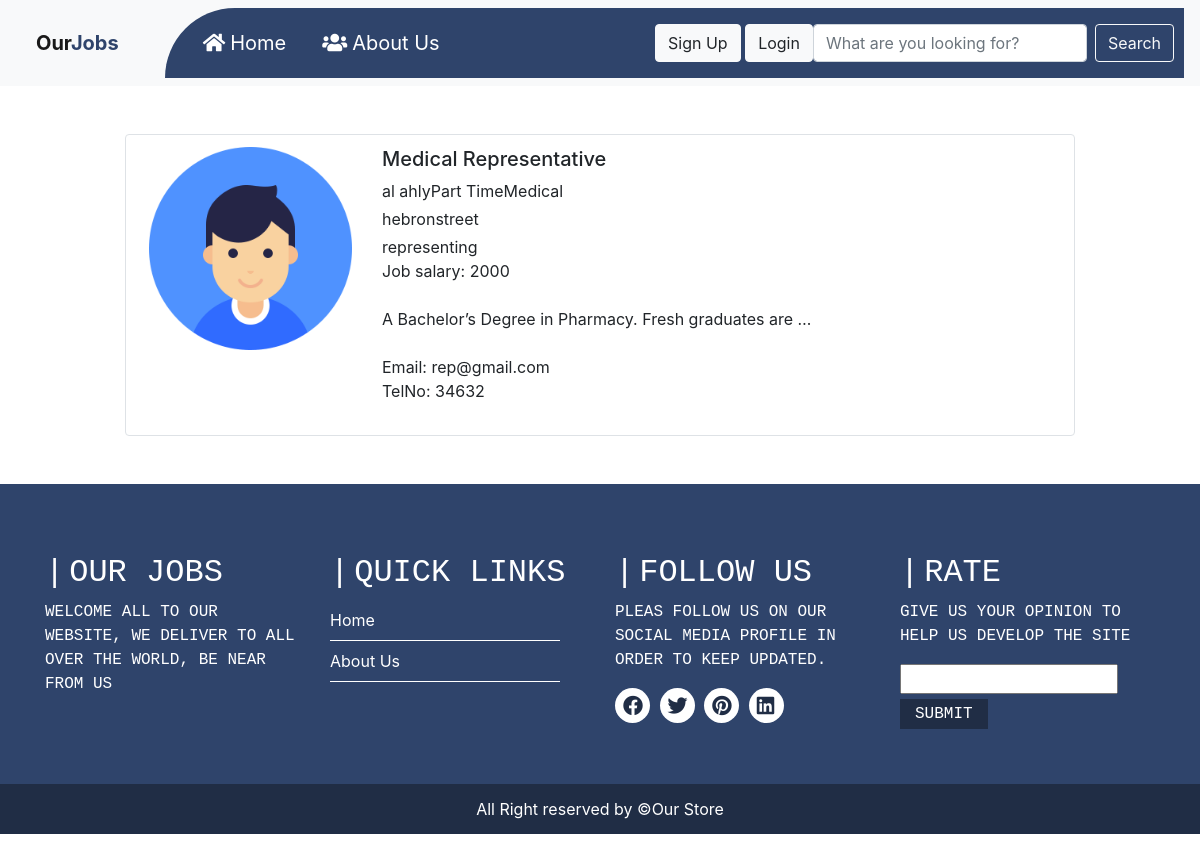
The page /pages/details.php?jobId=118 on the database its author committed.
### tables this page shows
CREATE TABLE `jobsoffering` (
  `id` int(8) NOT NULL,
  `job_title` varchar(40) NOT NULL,
  `image` longtext NOT NULL DEFAULT '"../assets/img/user.png"',
  `sponsored` int(1) NOT NULL DEFAULT 0,
  `company_name` varchar(40) NOT NULL,
  `category` varchar(30) DEFAULT NULL,
  `street` varchar(20) NOT NULL,
  `city` varchar(20) NOT NULL,
  `job_description` text NOT NULL,
  `job_requirements` text NOT NULL,
  `salary` varchar(10) NOT NULL,
  `teleNo` int(10) NOT NULL,
  `email` varchar(40) NOT NULL,
  `user_id` int(8) NOT NULL,
  `job_type` varchar(100) DEFAULT NULL,
  `mostview` int(255) NOT NULL,
  `approve` int(1) NOT NULL
);

### pages/models/jobsDB.php (called while the page is built, shortened)
<?php
    class jobsDB {
        private static $connection;
        public function connect() {
            if (!isset(self::$connection)) {
                self::$connection = new mysqli("127.0.0.1", "job_user", "job_user123", "jobs-project");
            }
            return self::$connection;
        }
        public function getJobById($jobId) {
            $query = "SELECT * FROM jobsoffering where id = $jobId";
            $conn = $this->connect();
            $result = $conn -> query($query);
            $row = $result -> fetch_assoc();
            return $row;
        }
    }
?>

### pages/details.php (the view, shortened to what this page needs)
<!DOCTYPE html>
<html lang="en">
<head>
    <link rel="stylesheet" href="../styles/style.css">
    <link rel="stylesheet" href="https://maxcdn.bootstrapcdn.com/bootstrap/4.5.2/css/bootstrap.min.css">
    <link rel="stylesheet" href="https://cdnjs.cloudflare.com/ajax/libs/font-awesome/5.14.0/css/all.min.css">
</head>
<body>
<nav class="navbar navbar-expand-lg navbar-light bg-light">
    <a class="navbar-brand" href="homeOwner.php">
        Our<span>Jobs</span>
        </a>
    <div class="collapse navbar-collapse" id="navbarSupportedContent">
        <ul class="navbar-nav mr-auto">
        <li class="nav-item">
                    <?php
                    if(isset($_SESSION['type'])){
                    $type=$_SESSION ['type'];
                       if($type==1){
                        echo"
                            <a class='nav-link' href='homeOwner.php'><i class='fa fa-home' aria-hidden='true'></i>Home</a>
                        </li>
                        <li class='nav-item'>
                            <a class='nav-link' href='jobsForm.php'><i class='fa fa-arrow-alt-circle-down' aria-hidden='true'></i>Add Job</a>
                        </li>
                    <li class='nav-item'>
                    <a class='nav-link' href='myJobs.php'><i class='fa fa-address-card' aria-hidden='true'></i>My Jobs</a>
                    </li>
                    <li class='nav-item'>
                        <a class='nav-link' href=''><i class='fa fa-users' aria-hidden='true'></i>About Us</a>
                    </li>";
                } else {
                      echo"<a class='nav-link' href='homeSeeker.php'><i class='fa fa-home' aria-hidden='true'></i>Home</a>
                      <li class='nav-item'>
                      <a class='nav-link' href='myPreference.php'><i class='fa fa-users' aria-hidden='true'></i>My Preferences</a>
                  </li>
                    </li>
                    <li class='nav-item'>
                        <a class='nav-link' href=''><i class='fa fa-users' aria-hidden='true'></i>About Us</a>
                    </li>";
                        }
                   }
                    else
                    {echo"<a class='nav-link' href='jobs.php'><i class='fa fa-home' aria-hidden='true'></i>Home</a>
                    </li>
                    <li class='nav-item'>
                        <a class='nav-link' href=''><i class='fa fa-users' aria-hidden='true'></i>About Us</a>
                    </li>";
                    }
                ?>
            </ul>
        <?php
        if(isset($_SESSION['type'])){
        $type=$_SESSION ['type'];
        if($type==1){
            echo"<form action='logout.php' style='display: inline;'>
            <button type='submit' class='btn btn-light mx-2'>Logout</button>
        </form>";}
        else
        if($type==0){
            echo"<form action='logout.php' style='display: inline;'>
            <button type='submit' class='btn btn-light mx-2'>Logout</button>
            </form>";}
        }
        else
        { echo"<div>
            <form action='reg.html' style='display: inline;'>
                <button type='submit' class='btn btn-light'>Sign Up</button>
            </form>
            <form action='login.php' style='display: inline;'>
                <button type='submit' class='btn btn-light'>Login</button>
            </form>
        </div>";}
        ?>
        <form action='search.php' method='post' class="form-inline my-2 my-lg-0">
            <input class="form-control mr-sm-2" name="search" type="text" placeholder="What are you looking for?" />
            <button class="btn-search btn btn-outline-light my-2 my-sm-0 " type="submit" name="submit" value="search">Search</button>
        </form>
    </div>
</nav>
    <div class="container-fluid">
<?php
    if(isset($_GET['jobId'])){
        require 'models/jobsDB.php';
        $db = new jobsDB();
        $job = $db -> getJobById($_GET['jobId']);
        $img = $job['image'][0] == '.' ? "" : "../" ;
    ?>
    <div class="container mt-5 mb-5">
        <div class="d-flex justify-content-center row">
            <div class="col-md-10">
                <div class="row p-2 bg-white border rounded">
                    <div class="col-md-3 mt-1"><img class="img-fluid img-responsive rounded product-image" src="<?php echo $img . $job['image']?>"></div>
                        <div class="col-md-6 mt-1">
                            <h5><?php echo $job['job_title'] ?></h5>
                            <div class="mt-1 mb-1 spec-1"><span><?php echo $job['company_name'] ?></span><span class="dot"></span><span><?php echo $job['category'] ?></span><span class="dot"></span><span><?php echo $job['job_type']?><br></span></div>
                            <div class="mt-1 mb-1 spec-1"><span><?php echo $job['city']?></span><span class="dot"></span><span><?php echo $job['street']?></span></div>
                            <p class="text-justify text-truncate para mb-0"><?php echo $job['job_description'] . "<br>Job salary: " . $job['salary']?><br><br></p>
                            <p class="text-justify text-truncate para mb-0"><?php echo $job['job_requirements']?><br><br></p>
                            <p class="text-justify text-truncate para mb-0">Email: <?php echo $job['email'] . "<br>TelNo: " . $job['teleNo']?><br><br></p>
                        </div>
                    </div>
                </div>
            </div>
        </div>
    </div>
    <?php
    }
    else{
        header("location:jobs.php");
    }
    ?>
<footer>
      <div class="footer-top">
        <div class="container">
          <div class="row">
            <div class="col-lg-3 col-sm-6 col-xs-12 part">
              <h2>Our Jobs</h2>
            <p>Welcome all to our website, We deliver to all over the world, Be near from us</p>
            </div>
            <div class="col-lg-3 col-sm-6 col-xs-12 part-two">
              <h2>Quick links</h2>
              <ul>
                <li><a href="home.php">Home</a></li>
                <li><a href="">About Us</a></li>
              </ul>
            </div>
            <div class="col-lg-3 col-sm-6 col-xs-12 part">
              <h2>Follow Us</h2>
              <p>Pleas Follow us on our social Media profile in order to keep updated.</p>
              <a href=""><i class="fab fa-facebook"></i></a>
              <a href=""><i class="fab fa-twitter"></i></a>
              <a href=""><i class="fab fa-pinterest"></i></a>
              <a href=""><i class="fab fa-linkedin"></i></a>
            </div>
            <div class="col-lg-3 col-sm-6 col-xs-12 part">
              <h2>Rate </h2>
              <p>Give us your opinion to help us develop the site</p>
              <form action="shahd.php" method="POST">
                <input type="text">
                <input type="submit" value="submit">
              </form>
            </div>
          </div>
        </div>
      </div>
      <p class="footer-bottom">
        All Right reserved by &copy;Our Store
      </p>
    </footer>
</body>
</html>

### styles/style.css (style rules this page uses)
.navbar-brand span { color: #2f446b; }
.navbar { margin: 0px; padding: 0px; }
.navbar-brand { padding-right: 30px; font-weight: bold; padding-left: 20px; font-size: 23px; }
.navbar-nav .nav-item .nav-link { padding: 10px; margin: 0px; color: white !important; font-size: 20px; padding-left: 60px; }
.navbar-nav .nav-item .nav-link i { padding-left: 20px; padding-right: 5px; color: white; }
.collapse { background-color: #2f446b; border-radius: 170px 0 0 0; margin: 0px; padding: 10px; }
.footer-top { background-color: #2f446b; padding: 50px 0; }
.part-two h2 { font-family: 'Courier New', Courier, monospace; text-transform: uppercase; padding-top: 20px; color: white; }
.part-two h2::before { content: '|'; color: white; padding-right: 5px; }
.part-two ul { margin: 0; padding: 0; list-style: none; }
.part-two ul li { line-height: 40px; border-bottom: 1px solid white; width: 230px; }
.part-two ul li a { text-decoration: none; color: white; }
.part { font-family: 'Courier New', Courier, monospace; text-transform: uppercase; padding-top: 20px; color: white; }
.part h2::before { content: '|'; color: white; padding-right: 5px; }
.part a { background-color: #fff; width: 35px; height: 35px; display: inline-block; border-radius: 50%; }
.part a i { font-size: 20px; color: #202d45; padding: 8px 8px; }
.part input[type=submit] { background-color: #202d45; border: none; padding: 3px 15px; color: white; text-transform: uppercase; margin: 5px 0; }
.footer-bottom { text-align: center; background-color: #202d45; line-height: 50px; color: white; }

### rows shown on the page
jobsoffering: image (placeholder picture), job_title "Medical Representative", company_name "al ahly", category "Part Time", job_type "Medical", city "hebron", street "street", job_description "representing", salary "2000", job_requirements "A Bachelor’s Degree in Pharmacy. Fresh graduates are…", email "rep@gmail.com", teleNo "34632"
